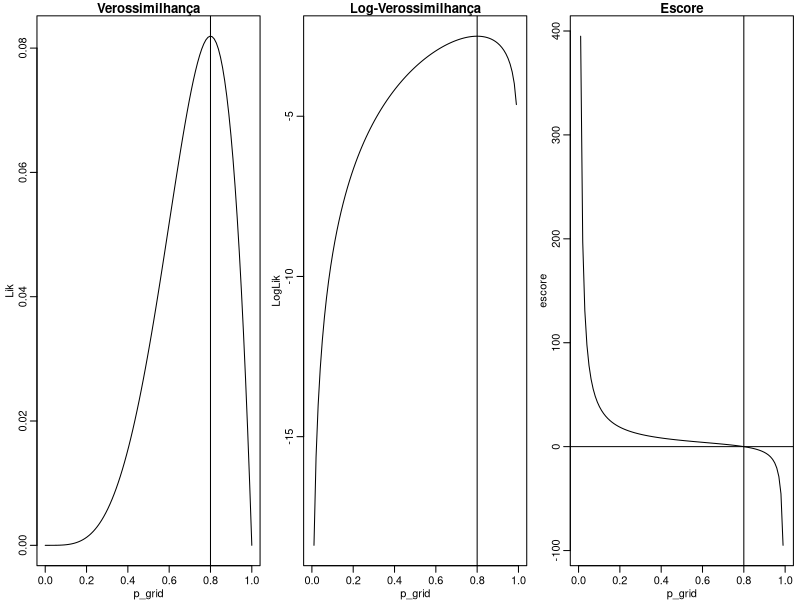
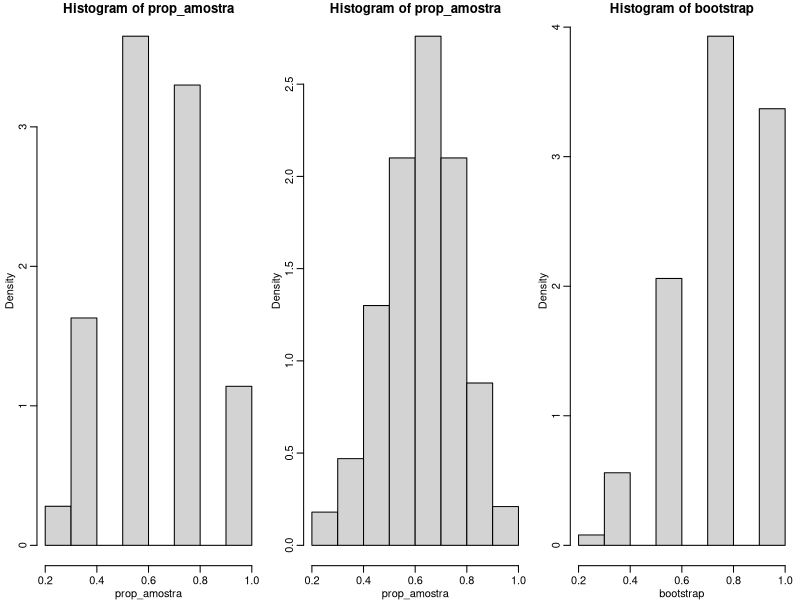
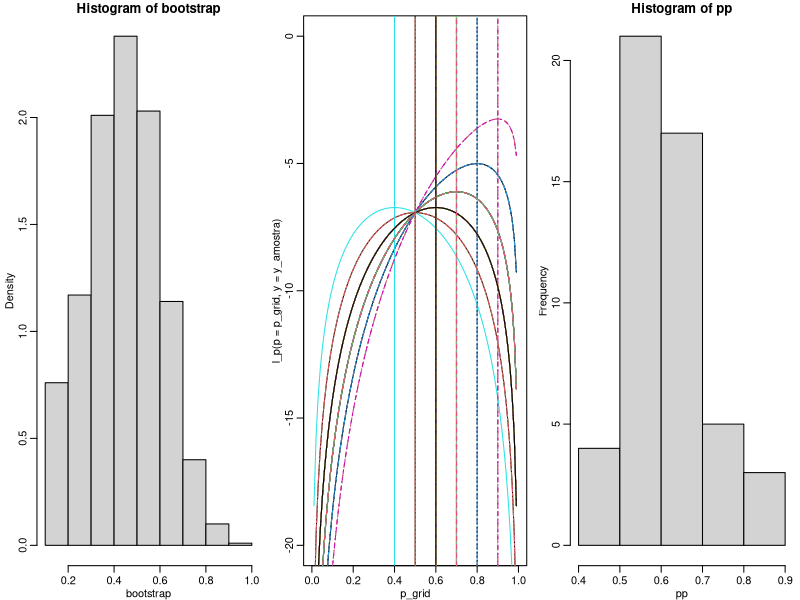
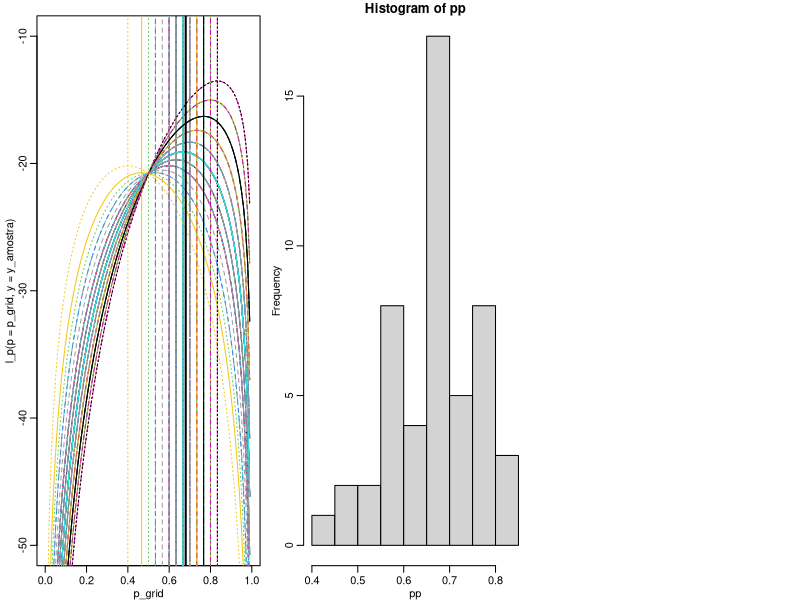

The R script that drew these images, in order:
## Script 1 - Estatística Inferencial --------------------------------
## Prof. Wagner Hugo Bonat LEG/UFPR ----------------------------------
## Data: 06/08/2018 --------------------------------------------------

# Carregando os dados
y <- c(rep(1, 17), rep(0, 8))[sample(1:25, 25)]
y
# Proporção de alunos que trabalham
mean(y)

# Amostrando 5 alunos aleatoriamente
y_amostra <- y[sample(1:25, size = 5)]
y_amostra

# Estimando/Aprendendo o valor do parâmetro através da amostra -------

# Função de verossimilhança
L_p <- function(p, y) {
  out <- prod(p^y * (1-p)^(1-y))
  return(out)
}

# Função de log-verossimilhança
l_p <- function(p, y) {
  out <- sum(y)*log(p) + sum(1 - y)*log(1-p)
  return(out)
}

# Função escore
U_p <- function(p, y) {
  out <- sum(y/p) - sum( (1-y))/(1-p)
  return(out)
}

# Gráficos -----------------------------------------------------------
p_grid <- seq(0, 1, l = 100)
Lik <- c()
LogLik <- c()
escore <- c()
for(i in 1:100) {
  Lik[i] <- L_p(p = p_grid[i], y = y_amostra)
  LogLik[i] <- l_p(p = p_grid[i], y = y_amostra)
  escore[i] <- U_p(p = p_grid[i], y = y_amostra)
}

par(mfrow = c(1,3), mar=c(2.6, 2.8, 1.2, 0.5), mgp = c(1.6, 0.6, 0))
plot(Lik ~ p_grid, main = "Verossimilhança", type = "l")
abline(v = mean(y_amostra))
plot(LogLik ~ p_grid, main = "Log-Verossimilhança", type = "l")
abline(v = mean(y_amostra))
plot(escore ~ p_grid, main = "Escore", type = "l")
abline(h = 0)
abline(v = mean(y_amostra))

# Repetindo o procedimento "várias vezes" e guardando o resultado ----
prop_amostra <- c()
for(i in 1:1000) {
  prop_amostra[i] <- mean(y[sample(1:25, size = 5)])
}

## Distribuição empírica
hist(prop_amostra, prob = TRUE)

# Repetindo o procedimento "várias vezes" e guardando o resultado
# Amostra tamanho 10
prop_amostra <- c()
for(i in 1:1000) {
  prop_amostra[i] <- mean(y[sample(1:25, size = 10, 
                                   replace = TRUE)])
}

## Distribuição empírica
hist(prop_amostra, prob = TRUE)

## Tentando imitar com a amostra 
# Amostra tamanho 5
bootstrap <- c()
for(i in 1:1000) {
  bootstrap[i] <- mean(y_amostra[sample(1:5, size = 5, replace = TRUE)])
}
hist(bootstrap, prob = TRUE)

# Amostra tamanho 10
y_10 <- y[sample(1:25, size = 10, replace = FALSE)]
bootstrap <- c()
for(i in 1:1000) {
  bootstrap[i] <- mean(y_10[sample(1:10, size = 10, replace = TRUE)])
}
hist(bootstrap, prob = TRUE)

# Medindo a incerteza ------------------------------------------------
l_p <- Vectorize(FUN = l_p, vectorize.args = "p")
y_amostra <- y[sample(1:25, size = 10)]
pp <- c()
plot(l_p(p = p_grid, y = y_amostra) ~ p_grid, ylim = c(-20,0), type = 'l')
for(i in 1:50) {
  y_amostra <- y[sample(1:25, size = 10)]
  lines(p_grid, l_p(p = p_grid, y = y_amostra), 
        col = i, lty = i, type = 'l')
  pp[i] <- mean(y_amostra)
  abline(v = mean(y_amostra), col = i, lty = i)
  Sys.sleep(0.25)
}

hist(pp)

## Vamos replicar a ideia com uma população maior !!!
y <- rbinom(1000, size = 1, prob = 17/25)
y_amostra <- y[sample(1:1000, size = 30)]
pp <- c()
plot(l_p(p = p_grid, y = y_amostra) ~ p_grid, ylim = c(-50,-10), type = 'l')
for(i in 1:50) {
  y_amostra <- y[sample(1:1000, size = 30)]
  lines(p_grid, l_p(p = p_grid, y = y_amostra), 
        col = i, lty = i, type = 'l')
  pp[i] <- mean(y_amostra)
  abline(v = mean(y_amostra), col = i, lty = i)
  Sys.sleep(0.25)
}
abline(v = 0.68, lwd = 2)
hist(pp)
mean(pp)
var(pp)